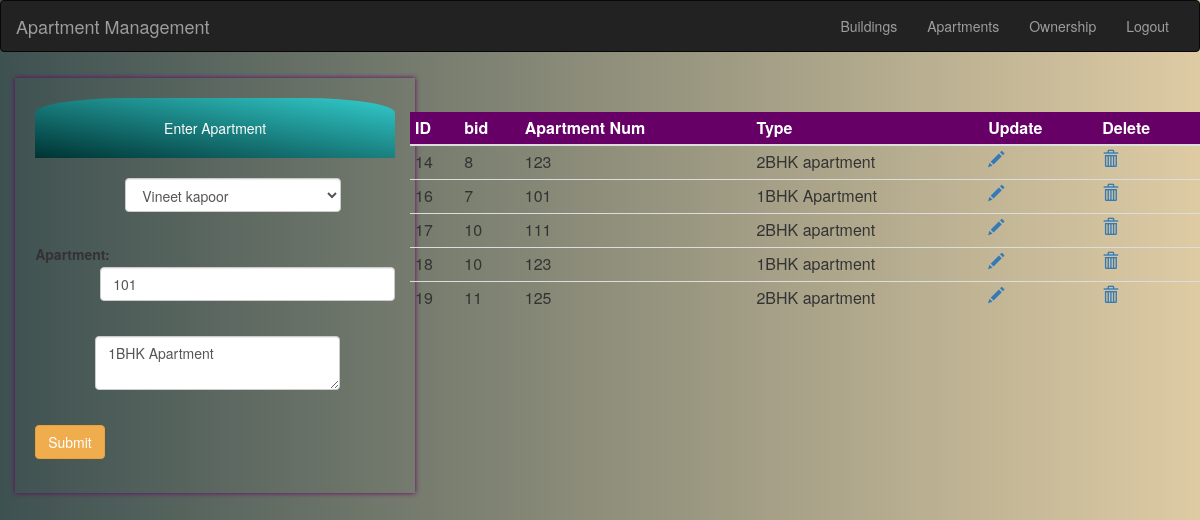
Page /apartment/Apartment_Management/apartment.php?update=1&id=16 on the committed database.
### tables this page shows
CREATE TABLE `apartment` (
  `id` int(11) NOT NULL,
  `bid` int(11) NOT NULL,
  `apartmentNum` int(4) NOT NULL,
  `description` varchar(200) NOT NULL
);

CREATE TABLE `building` (
  `id` int(11) NOT NULL,
  `Name` varchar(200) NOT NULL,
  `Address` varchar(500) NOT NULL,
  `Developer` varchar(200) NOT NULL
);

### apartment/Apartment_Management/apartment.php (the view, shortened to what this page needs)
<?php
include 'conn.php';
$bid=$aname=$desc="";
if(isset($_GET['update'])){
    $id = $_GET['id'];
     $qry="select * from apartment where id=$id";
  if ($result = $con->query($qry)) {
    if ($row = $result->fetch_assoc()) {
    $bid=$row['bid'];
    $aname=$row['apartmentNum'];
    $desc=$row['description'];
    }
    }
           }
?>
<html>
    <head>
  <link rel="stylesheet" href="https://maxcdn.bootstrapcdn.com/bootstrap/3.3.7/css/bootstrap.min.css">
</head>
    </head>
    <body style="background-image: linear-gradient(to right, #3E5151 , #DECBA4);">
     <?php
     include 'anav.php';
     ?>
        <div class="row">
         <div class="col-md-4">
       <div style="width: 400px;margin-left:4%;margin-top: 1.5%;box-shadow: 0px 0px 5px #660066;padding:20px">
        <div style='text-align: center;padding:20px;background:  linear-gradient(To top right,#033,#3cc);color:white;border-radius: 25% 25% 0% 0%'>Enter Apartment</div>
        <form class="form-horizontal" action="apartment.php" method="post">
            <div style="padding-top: 20px;margin-left: 25%">
                <select class="form-control" style="display:inline; width: 80%;" name="building" >
                    <?php
                                include 'conn.php';
                                $qry="select * from building";
                                if ($result = $con->query($qry)) {
    while ($row = $result->fetch_assoc()) {
                    ?>
                     <option value="<?php echo $row['id']; ?>" selected="<?php if($row['id']==$bid){echo 'true';}else{echo 'false';}?>" ><?php echo $row['Name']; ?>
                        </option>
               <?php
    }
    }
    ?> </select>
            </div><br>
    <div class="form-group" style="margin-top: 5px">
    <label class="control-label col-sm-2" for="apartment">Apartment:</label>
    <div class="col-sm-10" style="margin-top:30px">
        <input type="text" class="form-control" name="apartment" required="" pattern="[0-9]{3}" placeholder="Apartment Number" value="<?php echo $aname;?>"/><br>
    </div>
            </div>
            <div style="margin-left: 60px;">
            <div class="form-group" style="margin-top: 2px">
    <div class="col-sm-10" style="margin-top:0.1px">
        <textarea class="form-control" name="desc" required="" placeholder="Description" ><?php echo $desc;?></textarea><br>
    </div>
            </div>
            </div>
             <button class="btn btn-warning" type="submit" name="submit" value="add">Submit</button>
        </form>
      </div>
         </div>
        <div class="col-md-8">
                <div>
        <table class="table table-hover table-condensed" style="margin-top: 5%">
            <thead style="background: #660066;color:white">
            <th>ID</th>
             <th>bid</th>
              <th>Apartment Num</th>
              <th>Type</th>
              <th>Update</th>
              <th>Delete</th>
            </thead>
            <tbody>
                <?php
                $sql = "select * from apartment;";
                $result=mysqli_query($con,$sql);
                if($result){
                    while($row = $result->fetch_assoc()){
                ?>
                <tr>
                    <td><?php echo $row['id'];?></td>
                    <td><?php echo $row['bid'];?></td>
                    <td><?php echo $row['apartmentNum'];?></td>
                    <td><?php echo $row['description']; ?></td>
                    <td><a href="apartment.php?update=1&id=<?php echo $row['id'];?>"><span class="glyphicon glyphicon-pencil"></span></a></td>
                    <td><a href="deleteapartment.php?id=<?php echo $row['id'];?>"><span class="glyphicon glyphicon-trash"></span></a></td>
                </tr>
                <?php
                }
                }
                ?>
            </tbody>
        </table>
                </div>
    </body>
</html>

### rows in the picture
apartment: building "Vineet kapoor", apartment "101", desc "1BHK Apartment", id "16", bid "7", apartmentNum "101", description "1BHK Apartment"
apartment: id "14", bid "8", apartmentNum "123", description "2BHK apartment"
apartment: id "17", bid "10", apartmentNum "111", description "2BHK apartment"
apartment: id "18", bid "10", apartmentNum "123", description "1BHK apartment"
apartment: id "19", bid "11", apartmentNum "125", description "2BHK apartment"
